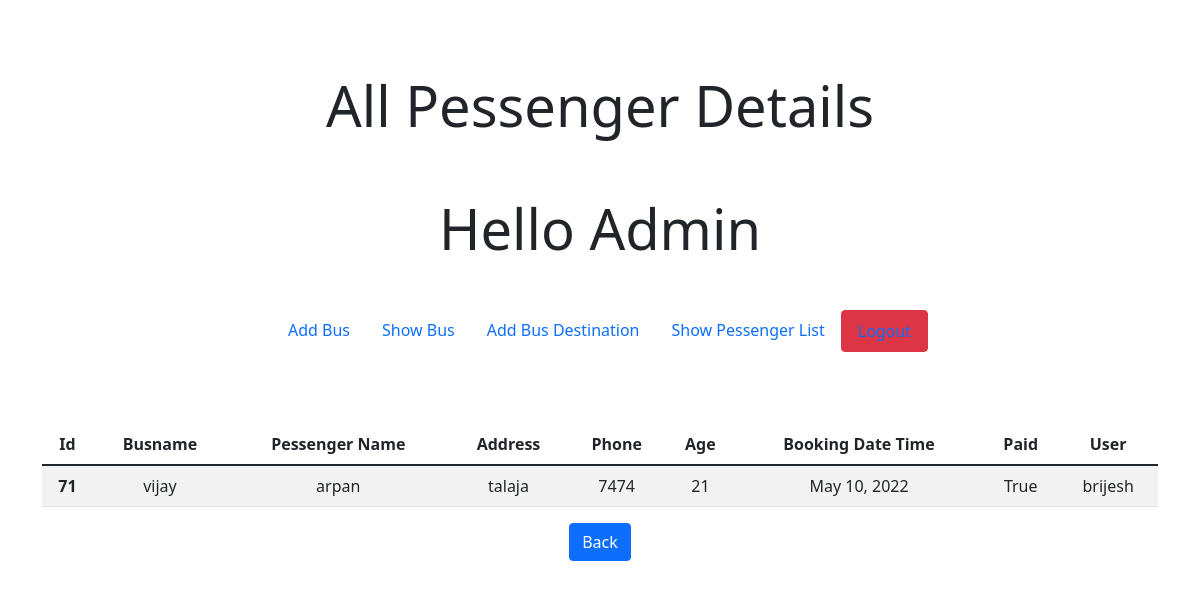
The page /pessengerdetail/ (signed in) on the database its author committed.
### bus/models.py (models this page shows)
class Booked_bus(models.Model):
    busname=models.ForeignKey(Transport,on_delete=models.CASCADE)
    name=models.CharField(max_length=100)
    address=models.CharField(max_length=200)
    phone=models.CharField(max_length=15)
    age=models.IntegerField()
    book_date_time=models.DateField()
    paid=models.BooleanField(default=True)
    user=models.ForeignKey(User,on_delete=models.CASCADE)

class Transport(models.Model):
    transport_name=models.CharField(max_length=100)
    number_plate=models.CharField(max_length=20)
    seats_available=models.IntegerField()
    price_per_person=models.IntegerField()
    bus_category=models.ForeignKey(Category,on_delete=models.CASCADE)
    available=models.BooleanField(default=True)
    date_time_dpt=models.DateField()
    def __str__(self):
        return self.transport_name

### bus/views.py (the view)
# urls.py: path('pessengerdetail/',views.Pessengerdetail.as_view(),name='pessengerdetail'),
class Pessengerdetail(View):
        def get(self, request):
            if request.user.is_authenticated:
                detail = Booked_bus.objects.all()
                return render(request, 'showpessenger.html', {'detail': detail})
            else:
                return redirect('login')

### bus/templates/showpessenger.html (shortened to what this page needs)
<!doctype html>
<html lang="en">
  <head>
    <link href="https://cdn.jsdelivr.net/npm/bootstrap@5.1.3/dist/css/bootstrap.min.css" rel="stylesheet">
  </head>
  <body><br>
    <h1 class="display-4 text-center mt-5">All Pessenger Details</h1><br><br>
    <div class="container text-center">
        <h1 class="display-4">Hello Admin</h1>
        <ul class="nav justify-content-center mt-5">
          <li class="nav-item">
            <a class="nav-link active " aria-current="page" href="{% url 'addbus' %}">Add Bus </a>
          </li>
          <li class="nav-item">
            <a class="nav-link" href="{% url 'adminpage' %}" class="busss">Show Bus</a>
          </li>
          <li class="nav-item">
            <a class="nav-link" href="{% url 'addbusdestination' %}">Add Bus Destination</a>
          </li>
          <li class="nav-item">
            <a class="nav-link" href="{% url 'pessengerdetail' %}">Show Pessenger List</a>
          </li>
          <li class="nav-item lout">
            <a class="nav-link btn btn-danger" href="{% url 'logout' %}">Logout</a>
          </li>
        </ul><br><br><br>
    <table class="table table-striped">
        <thead>
            <tr>
              <th scope="col">Id</th>
              <th scope="col">Busname</th>
              <th scope="col">Pessenger Name</th>
              <th scope="col">Address</th>
              <th scope="col">Phone</th>
              <th scope="col">Age</th>
              <th scope="col">Booking Date Time</th>
              <th scope="col">Paid</th>
              <th scope="col">User</th>
            </tr>
          </thead>
          <tbody>
            {%for details in detail%}
            <tr>
              <th scope="row">{{details.id}}</th>
              <td>{{details.busname}}</td>
              <td>{{details.name}}</td>
              <td>{{details.address}}</td>
              <td>{{details.phone}}</td>
              <td>{{details.age}}</td>
              <td>{{details.book_date_time}}</td>
              <td>{{details.paid}}</td>
              <td>{{details.user}}</td>
            </tr>
            {%endfor%}
          </tbody>
    </table>
      <a href="{% url 'adminpage' %}" class="btn btn-primary">Back</a>
  </body>
</html>

### rows shown on the page
Booked_bus: id "71", busname "vijay", name "arpan", address "talaja", phone "7474", age "21", book_date_time "May 10, 2022", paid "True", user "brijesh"
